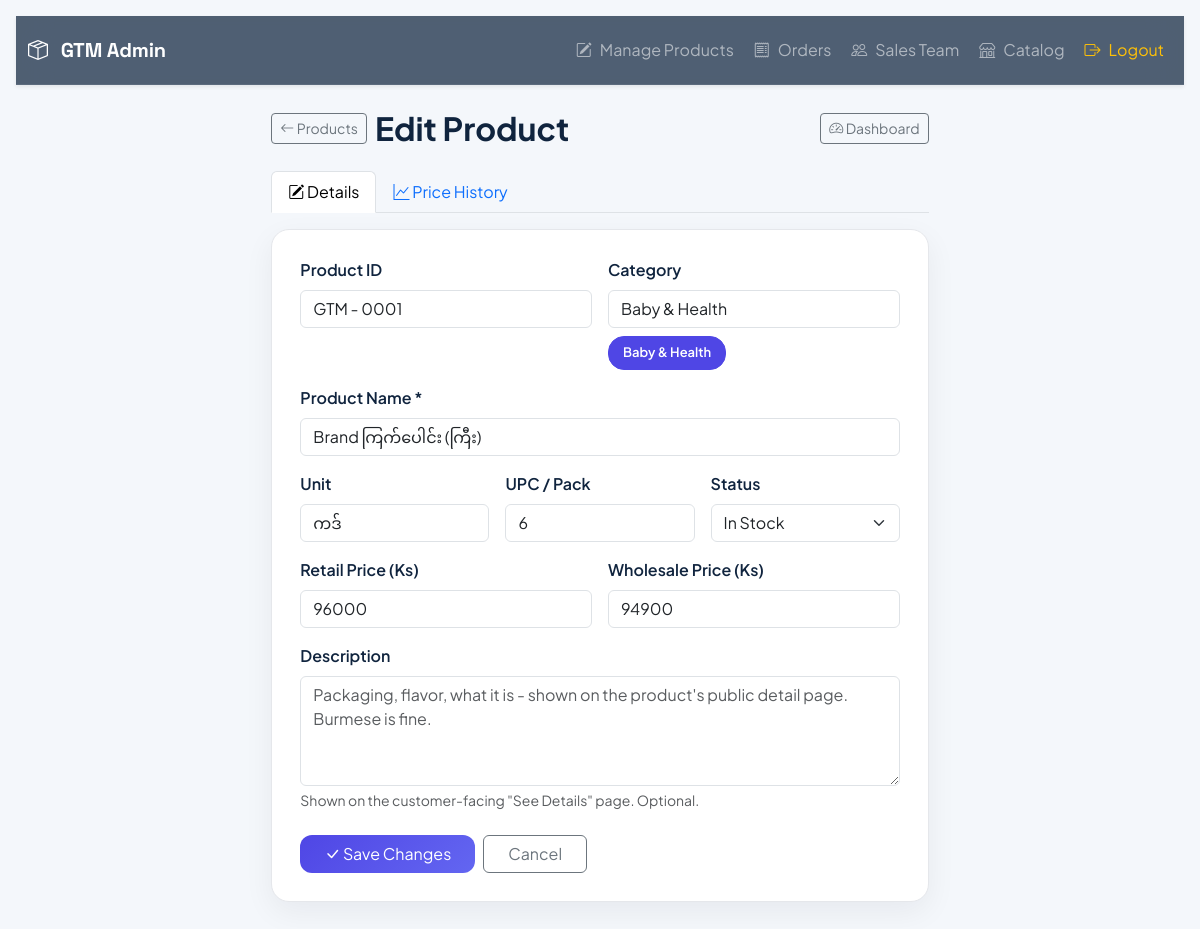
/admin/products/1/edit (signed in), run on the app's committed database.
### tables this page shows
CREATE TABLE products (
            id INTEGER PRIMARY KEY AUTOINCREMENT,
            product_id TEXT DEFAULT '',
            product_name TEXT DEFAULT '',
            upc INTEGER DEFAULT 0,
            unit TEXT DEFAULT '-',
            retail REAL DEFAULT 0,
            wholesale REAL DEFAULT 0,
            category TEXT DEFAULT 'General',
            status TEXT DEFAULT 'In Stock'
        , description TEXT DEFAULT '');

### app.py (the view, shortened to what this page needs)
@app.route("/admin/products/<int:product_id>/edit", methods=["GET", "POST"])
def admin_product_edit(product_id):
    if not login_required():
        return redirect(url_for("login"))
    product = db.get_product(product_id)
    if product is None:
        flash("Product not found.", "danger")
        return redirect(url_for("admin_products"))
    categories = db.get_categories()
    price_history = db.get_price_history(product["Product ID"])
    return render_template(
        "product_form.html",
        product=product,
        mode="edit",
        form_data=None,
        categories=categories,
        price_history=price_history
    )

### app.py (called while the page is built)
def login_required():
    return session.get("admin") is True

@app.template_filter("cleannum")
def cleannum(value):
    if value is None or value == "":
        return value
    try:
        as_float = float(value)
    except (TypeError, ValueError):
        return value
    if as_float == int(as_float):
        return str(int(as_float))
    return str(as_float)

### db.py (called while the page is built)
def get_db_connection():
    conn = sqlite3.connect(DATABASE_FILE)
    conn.row_factory = sqlite3.Row
    return conn

def _row_to_dict(row):
    return {
        "id": row["id"],
        "Product ID": row["product_id"],
        "Product Name": row["product_name"],
        "UPC": row["upc"],
        "Unit": row["unit"],
        "Retail": row["retail"],
        "Wholesale": row["wholesale"],
        "Category": row["category"],
        "Status": row["status"],
        "Description": row["description"] if "description" in row.keys() else "",
    }

def get_categories():
    conn = get_db_connection()
    rows = conn.execute(
        "SELECT DISTINCT category FROM products WHERE category IS NOT NULL AND category != '' ORDER BY category ASC"
    ).fetchall()
    conn.close()
    return [r["category"] for r in rows]

def get_product(product_pk):
    conn = get_db_connection()
    row = conn.execute("SELECT * FROM products WHERE id = ?", (product_pk,)).fetchone()
    conn.close()
    return _row_to_dict(row) if row else None

def get_price_history(product_id, limit=100):
    conn = get_db_connection()
    rows = conn.execute(
        """
        SELECT * FROM price_history
        WHERE product_id = ?
        ORDER BY changed_at DESC, id DESC
        LIMIT ?
        """,
        (product_id, limit),
    ).fetchall()
    conn.close()
    return [dict(r) for r in rows]

### templates/product_form.html (shortened to what this page needs)
{% extends "base.html" %}
{% block extra_css %}
<link rel="stylesheet" href="{{ url_for('static', filename='css/admin.css') }}">
{% endblock %}
{% block content %}
{% set values = form_data or product or {} %}
<div class="row justify-content-center">
    <div class="col-lg-7">
        <div class="d-flex align-items-center justify-content-between flex-wrap gap-2 mb-4">
            <div class="d-flex align-items-center gap-2">
                <a href="{{ url_for('admin_products') }}" class="btn btn-sm btn-outline-secondary">
                    <i class="bi bi-arrow-left"></i>
                    Products
                </a>
                <h2 class="fw-bold mb-0">
                    {% if mode == 'edit' %}Edit Product{% else %}Add Product{% endif %}
                </h2>
            </div>
            <a href="{{ url_for('admin') }}" class="btn btn-sm btn-outline-secondary">
                <i class="bi bi-speedometer2"></i>
                Dashboard
            </a>
        </div>
        {% if mode == 'edit' %}
        <ul class="nav nav-tabs mb-3" id="productTabs" role="tablist">
            <li class="nav-item" role="presentation">
                <button class="nav-link active" id="details-tab" data-bs-toggle="tab"
                        data-bs-target="#details-pane" type="button" role="tab">
                    <i class="bi bi-pencil-square"></i> Details
                </button>
            </li>
            <li class="nav-item" role="presentation">
                <button class="nav-link" id="history-tab" data-bs-toggle="tab"
                        data-bs-target="#history-pane" type="button" role="tab">
                    <i class="bi bi-graph-up"></i> Price History
                </button>
            </li>
        </ul>
        {% endif %}
        <div class="tab-content">
        <div class="tab-pane fade show active" id="details-pane" role="tabpanel">
        <div class="dashboard-card">
            <form method="POST">
                <div class="row g-3">
                    <div class="col-md-6">
                        <label class="form-label fw-semibold">Product ID</label>
                        {% if mode == 'add' %}
                        <input type="text" class="form-control" value="{{ next_product_id }}" readonly>
                        <input type="hidden" name="product_id" value="{{ next_product_id }}">
                        <div class="form-text">Auto-generated, follows the gtm-#### pattern.</div>
                        {% else %}
                        <input type="text" name="product_id" class="form-control"
                               value="{{ values.get('Product ID') if values.get('Product ID') is not none else values.get('product_id', '') }}">
                        {% endif %}
                    </div>
                    <div class="col-md-6">
                        <label class="form-label fw-semibold">Category</label>
                        <input type="text" id="categoryInput" name="category" class="form-control mb-2" autocomplete="off"
                               placeholder="Type new, or pick below"
                               value="{{ values.get('Category') if values.get('Category') is not none else values.get('category', 'General') }}">
                        <div id="categoryChips" class="category-chip-list"></div>
                    </div>
                    <div class="col-12">
                        <label class="form-label fw-semibold">Product Name *</label>
                        <input type="text" name="product_name" class="form-control" required
                               value="{{ values.get('Product Name') if values.get('Product Name') is not none else values.get('product_name', '') }}">
                    </div>
                    <div class="col-md-4">
                        <label class="form-label fw-semibold">Unit</label>
                        <input type="text" name="unit" class="form-control"
                               value="{{ values.get('Unit') if values.get('Unit') is not none else values.get('unit', '-') }}">
                    </div>
                    <div class="col-md-4">
                        <label class="form-label fw-semibold">UPC / Pack</label>
                        <input type="text" inputmode="numeric" name="upc" class="form-control numeric-input"
                               placeholder="0" onfocus="this.select()"
                               value="{{ (values.get('UPC') if values.get('UPC') is not none else values.get('upc', ''))|cleannum }}">
                    </div>
                    <div class="col-md-4">
                        <label class="form-label fw-semibold">Status</label>
                        <select name="status" class="form-select">
                            {% set current_status = values.get('Status') if values.get('Status') is not none else values.get('status', 'In Stock') %}
                            <option value="In Stock" {% if current_status == 'In Stock' %}selected{% endif %}>In Stock</option>
                        </select>
                    </div>
                    <div class="col-md-6">
                        <label class="form-label fw-semibold">Retail Price (Ks)</label>
                        <input type="text" inputmode="decimal" name="retail" class="form-control numeric-input"
                               placeholder="0" onfocus="this.select()"
                               value="{{ (values.get('Retail') if values.get('Retail') is not none else values.get('retail', ''))|cleannum }}">
                    </div>
                    <div class="col-md-6">
                        <label class="form-label fw-semibold">Wholesale Price (Ks)</label>
                        <input type="text" inputmode="decimal" name="wholesale" class="form-control numeric-input"
                               placeholder="0" onfocus="this.select()"
                               value="{{ (values.get('Wholesale') if values.get('Wholesale') is not none else values.get('wholesale', ''))|cleannum }}">
                    </div>
                    <div class="col-12">
                        <label class="form-label fw-semibold">Description</label>
                        <textarea name="description" class="form-control" rows="4"
                                  placeholder="Packaging, flavor, what it is - shown on the product's public detail page. Burmese is fine.">{{ values.get('Description') if values.get('Description') is not none else values.get('description', '') }}</textarea>
                        <div class="form-text">Shown on the customer-facing "See Details" page. Optional.</div>
                    </div>
                </div>
                <div class="d-flex gap-2 mt-4">
                    <button type="submit" class="btn btn-primary px-4">
                        <i class="bi bi-check-lg"></i>
                        {% if mode == 'edit' %}Save Changes{% else %}Add Product{% endif %}
                    </button>
                    <a href="{{ url_for('admin_products') }}" class="btn btn-outline-secondary px-4">Cancel</a>
                </div>
            </form>
        </div>
        </div>
        </div>
    </div>
</div>
{% endblock %}

### static/css/style.css (style rules this page uses)
:root { --ocean: #2563EB; --leaf: #22C55E; --aqua: #06B6D4; --mint: #34D399; --ink: #10243E; --canvas: #FAFCFB; --bg: var(--canvas); --surface: #ffffff; --text: var(--ink); --muted: #64748B; --primary: var(--ocean); --border: #E2E8F0; --success: var(--leaf); --danger: #94A3B8; --font-display: "Space Grotesk", sans-serif; --font-body: "Plus Jakarta Sans", sans-serif; --font-mono: "JetBrains Mono", monospace; }
* { box-sizing: border-box; margin: 0; padding: 0; }
html { overflow-x: hidden; }
body { max-width: 100%; font-family: var(--font-body); background-color: var(--bg); padding: 16px; color: var(--text); }

### static/css/admin.css (style rules this page uses)
body { background:#f4f7fb; }
.dashboard-card { background:#ffffff; border-radius:18px; padding:28px; border:1px solid #e5e7eb; box-shadow:0 10px 30px rgba(15,23,42,.06); transition:.25s ease; height:100%; }
.btn-primary { border:none; border-radius:12px; background:linear-gradient(135deg,#4f46e5,#6366f1); transition:.25s; }
.category-chip-list { display: flex; flex-wrap: wrap; gap: 6px; }

### data on the page
products: product_id "GTM - 0001", category "Baby & Health", product_name "Brand ကြက်ပေါင်း (ကြီး)", unit "ကဒ်", status "In Stock", retail "96000", wholesale "94900"
